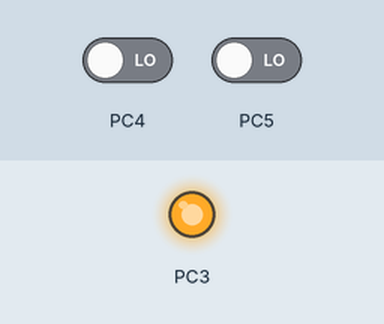
A program run on a simulated ATmega32, built with avr-gcc and emulated at 8 MHz. On the bench: output pins drawn as LEDs (lit = HIGH). The inputs (shaded band) are chosen by the test bench; at power-on: PC4 LOW, PC5 LOW.

Above: at 0.1 s.
Timing chart, 0 to 1.6 s (numbered marks = the images above):
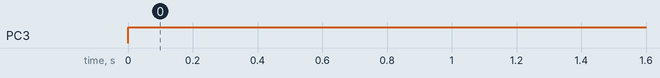

Measured:
- by itself, PC3: LOW → HIGH at 0.00 s

The program:

main.c
```c
///*
// * main.c
// *
// *  Created on: Aug 21, 2026
// *      Author: hesham
// */
//
//#include "Atmega32Register.h"
//#include "BitMath.h"
//#include <util/delay.h>
//// DDR -> Direction  (select input or Output )
//// PORT -> OutputValue(Select Low or High)
//// PIN -> InputValue(Read Input Value )
//
//void main()
//{
//	// Update GroupA as Output
//	DDRA_Reg=0b11111111; // Bin
//	DDRB_Reg=255;
//	DDRC_Reg=0xFF;
//	// Update the Pin 5 in GroupD as Output
//		SetBit(DDRD_Reg,5);
//	// Update the Pin 3 in GroupC as Input
//		ClearBit(DDRC_Reg,3);
//	// toggle for Led for each 1 Sec
//	// GroupB Pin 2 as Output
//		SetBit(DDRB_Reg,2);//Buzzer
//		SetBit(DDRA_Reg,3);// Led
//// Super Loop System
//
//	while(1)
//	{
////		// Toggle Function
////		ToggleBit(PORT1_Reg,3);
//
////		// waiting
////			// type (1 Blocking 2- Timer 3- Os)
////		_delay_ms(1000);
//
//	}
//}


#include "Atmega32Register.h"
#include "BitMath.h"
#include <util/delay.h>
#define Pressed     0
#define NotPressed  1

void main()
{
	// butto1 groupA  pin 0
	// Internal Pull Up
	ClearBit(DDRA_Reg,0);
	SetBit(PORTA_Reg,0);// Enable for Internal Pull Up
	// button2 groupc pin 6
	ClearBit(DDRC_Reg,6);
	uint8_t Button1State = NotPressed ;
	uint8_t Button2State = NotPressed ;
	// Led GroupC pin 3
	SetBit(DDRC_Reg,3);
	while(1)
	{
		Button2State=ReadBit(PINC_Reg,6);
		if(Button2State==Pressed)
		{
			// Led On
			SetBit(PORTC_Reg,3);
		}
		else if(Button2State==NotPressed)
		{
			ClearBit(PORTC_Reg,3);
		}
	}


}

//void main()
//{
//	// GroupA -> SevenSegment1 -> Cathod
//	// GroupB -> SevenSegment2 -> Anode
//	DDRA_Reg=0xFF;
//	DDRB_Reg=0xFF;
//	while(1)
//	{
////		PORTA_Reg=0x4F;
//		PORTA_Reg=0xB0;
//	}
//}
//
```

Atmega32Register.h
```c
/*
 * */

#ifndef ATMEGA32REGISTER_H_
#define ATMEGA32REGISTER_H_
#include <stdint.h>
#define DDRA_Reg    *((volatile uint8_t*)0x3A)
#define PORTA_Reg   *((volatile uint8_t*)0x3B)
#define PINA_Reg    *((volatile uint8_t*)0x39)

#define DDRB_Reg    *((volatile uint8_t*)0x37)
#define PORTB_Reg   *((volatile uint8_t*)0x38)
#define PINB_Reg    *((volatile uint8_t*)0x36)

#define DDRC_Reg    *((volatile uint8_t*)0x34)
#define PORTC_Reg   *((volatile uint8_t*)0x35)
#define PINC_Reg    *((volatile uint8_t*)0x33)

#define DDRD_Reg    *((volatile uint8_t*)0x31)
#define PORTD_Reg   *((volatile uint8_t*)0x32)
#define PIND_Reg    *((volatile uint8_t*)0x30)


#endif /* ATMEGA32REGISTER_H_ */
```

BitMath.h
```c
/*
 * BitMath.h
 *
 *  Created on: Aug 21, 2026
 *      Author: hesham
 */

#ifndef BITMATH_H_
#define BITMATH_H_

#define SetBit(Reg,BitNo)    Reg|=(1<<BitNo)
#define ClearBit(Reg,BitNo)  Reg&=~(1<<BitNo)
#define ToggleBit(Reg,BitNo) Reg^=(1<<BitNo)
#define ReadBit(Reg,BitNo)  (Reg>>BitNo)&1
#endif /* BITMATH_H_ */
```
